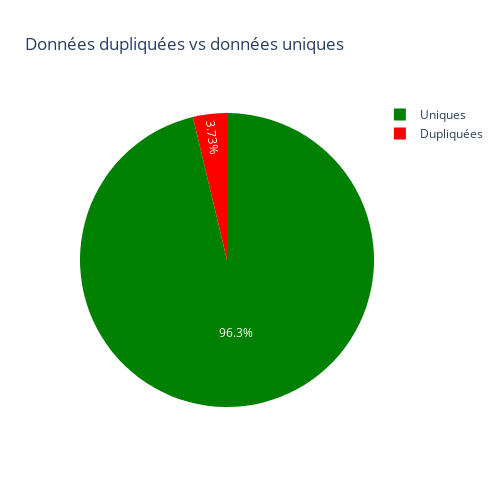

Notebook cell for this chart:
### Code cell
pie_chart_ploty(n_data, ["tiern_location_state_city", "tiern_name_preprocessed","Country"])

### Figure 1 — Plotly figure (JSON) as saved in the notebook; plotly's stock layout.template omitted (floating-point values rounded to 4 significant figures)
{"data": [{"domain": {"x": [0, 1], "y": [0, 1]}, "hovertemplate": "Type=%{label}<br>Proportion=%{value}<extra></extra>", "labels": ["Uniques", "Dupliquées"], "legendgroup": "", "name": "", "showlegend": true, "type": "pie", "values": [55842, 2163]}], "layout": {"autosize": false, "height": 500, "legend": {"tracegroupgap": 0}, "piecolorway": ["green", "red"], "title": {"text": "Données dupliquées vs données uniques"}, "width": 500}}
